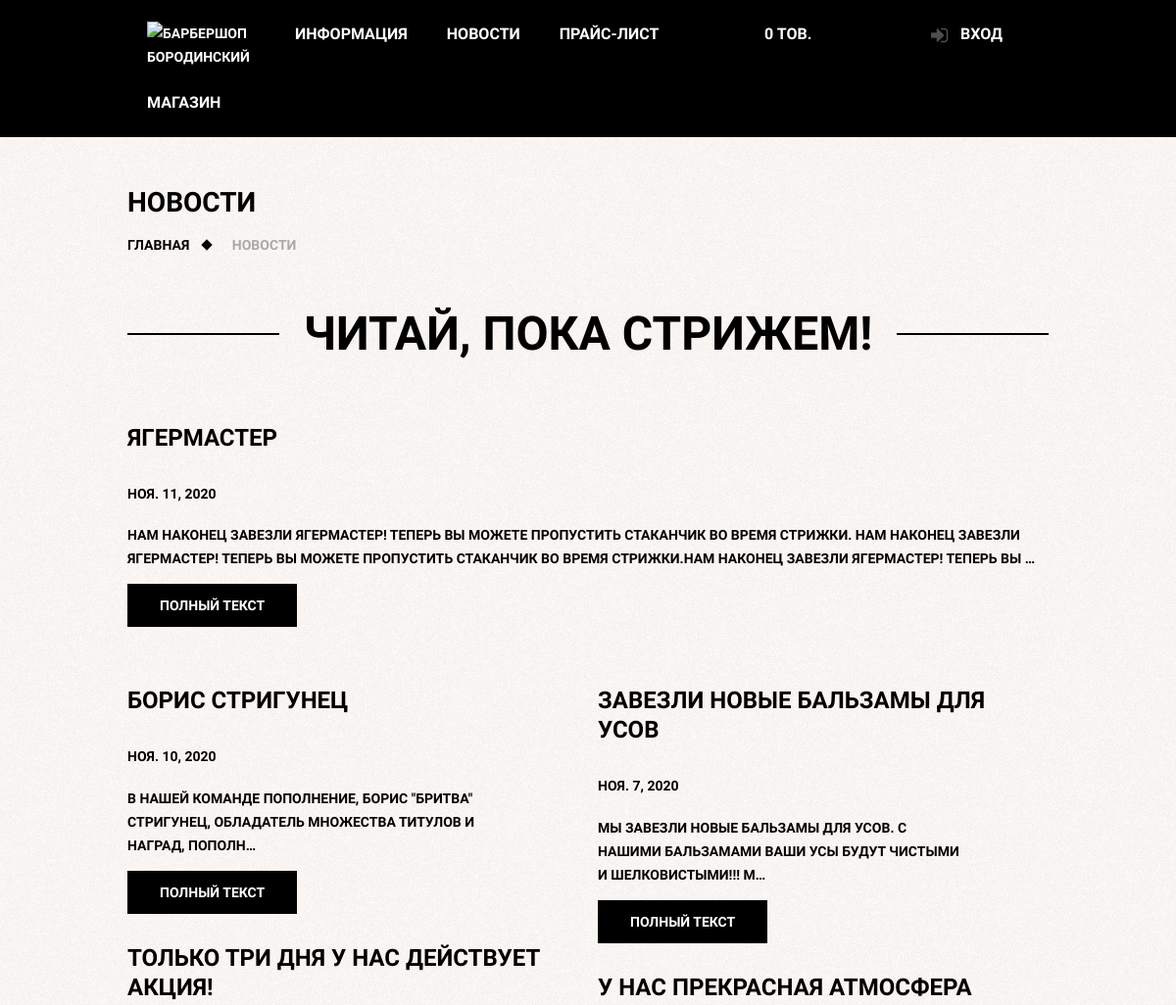
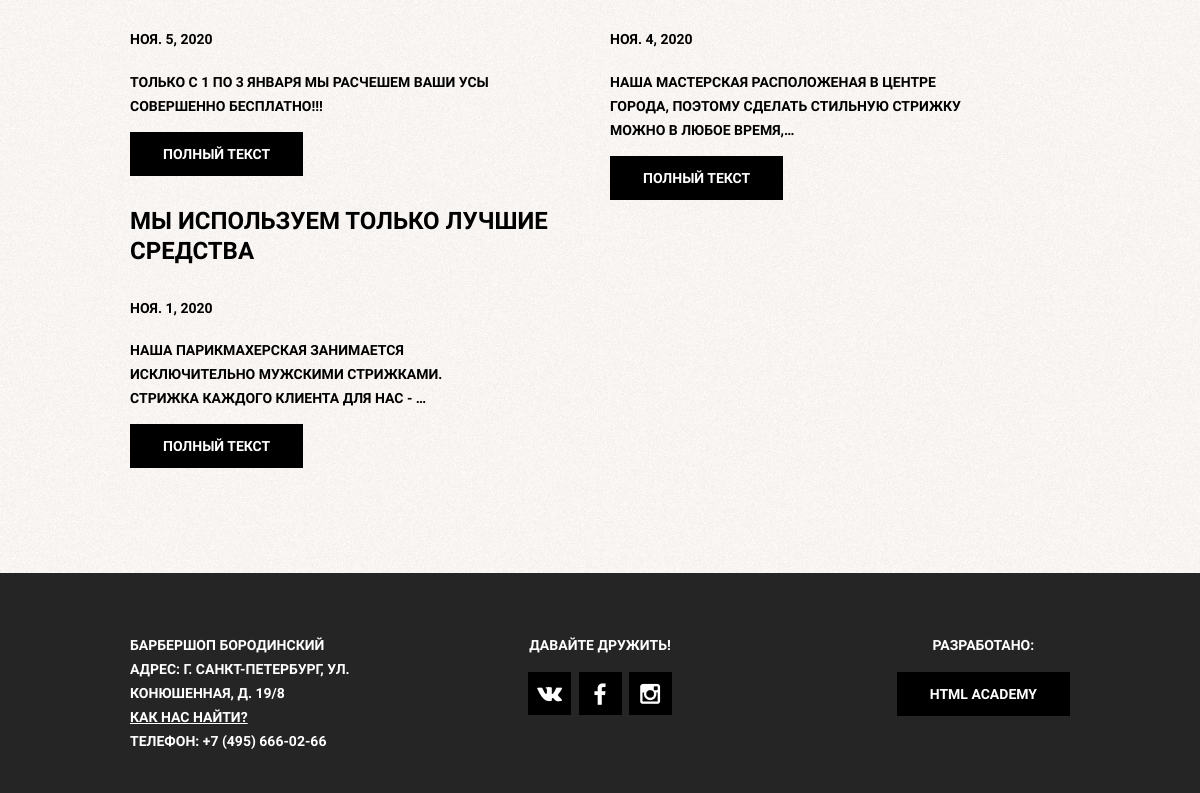
Page /news/ on the committed database (2 pictures, top to bottom).
### barber_app/models.py (models this page shows, shortened)
class News(models.Model):
	title = models.CharField(max_length=250, db_index=True)
	slug = models.SlugField(max_length=250, unique=True)
	body = RichTextUploadingField(blank=True, null=True)
	date = models.DateField()
	def get_absolute_url(self):
		return reverse('news_page_url', kwargs={'slug': self.slug})
	class Meta:
		ordering = ['-date']

### barber_app/views.py (the view)
# urls.py: path('news/', all_news_page, name='all_news_url'),
def all_news_page(request):
	all_news = News.objects.all()
	past_news = all_news.first()
	left_news = all_news[1:all_news.count():2]
	right_news = all_news[2:all_news.count():2]
	zip_news = zip(left_news, right_news)
	if all_news.count()%2 == 0:
		first_news = all_news.last()
	content = {'past_news': past_news, 'zip_news': zip_news, 'first_news': first_news}
	return render(request, 'barber_app/news.html', content)

### barber_app/cart.py (called while the page is built)
	def __len__(self):
		return sum(item['quantity'] for item in self.cart.values())

### barber_app/context_processors.py (called while the page is built)
def cart(request):
	return {'cart': Cart(request)}

def loginform(request):
	return {'form': LoginForm}

### barber_app/templates/barber_app/news.html (shortened to what this page needs)
{% extends 'barber_app/barber_base.html' %}
{% load static %}
{% block bodyclass%}
	class="inner-page"
{% endblock %}
{% block content %}
    <h1 class="inner-page-title">
        Новости
    </h1>
    <ul class="breadcrumbs">
        <li><a href="{% url 'main_page_url' %}">Главная</a></li>
        <li class="current">Новости</li>
    </ul>
    <div class="inner-content">
        <div class="big-heading">
            <h2>Читай, пока стрижем!</h2>
        </div>
		<div class="inner-columns clearfix">
			<h2>{{ past_news.title }}</h2>
			<h4>{{ past_news.date }}</h4>
			<p class="short-text">{{ past_news.body|truncatewords:30|safe }}</p>
			<a href="{{ past_news.get_absolute_url }}" class="btn">Полный текст</a>
		</div>
		<div class="inner-columns clearfix">
			{% for lnews, rnews in zip_news %}
				<div class="inner-columns-left">
					<h2>{{ lnews.title }}</h2>
					<h4>{{ lnews.date }}</h4>
					<p class="short-text"> {{ lnews.body|truncatechars:100 }}</p>
					<a href="{{ lnews.get_absolute_url }}" class="btn">Полный текст</a>
				</div>
				<div class="inner-columns-right">
					<h2>{{ rnews.title }}</h2>
					<h4>{{ rnews.date }}</h4>
					<p class="short-text"> {{ rnews.body|truncatechars:100 }}</p>
					<a href="{{ rnews.get_absolute_url }}" class="btn">Полный текст</a>
				</div>
			{% endfor %}
			{% if first_news %}
				<div class="inner-columns-left">
					<h2>{{ first_news.title }}</h2>
					<h4>{{ first_news.date }}</h4>
					<p class="short-text"> {{ first_news.body|truncatechars:100 }}</p>
					<a href="{{ first_news.get_absolute_url }}" class="btn">Полный текст</a>
				</div>
			{% endif %}
        </div>
    </div>
{% endblock %}

### barber_app/static/css/style.css (style rules this page uses)
html, body { margin: 0; padding: 0; }
body { min-width: 960px; font-weight: 700; font-size: 14px; line-height: 24px; font-family: "PT Sans Narrow", "Arial", sans-serif; color: #ffffff; text-transform: uppercase; background: #000000 url(../images/tint.png) no-repeat center top; }
.inner-page { color: #000000; background: #f8f3f0 url(../images/pattern-white.jpg) repeat; }
.clearfix::after { content: ""; display: table; clear: both; }
.btn { display: inline-block; padding: 10px 33px; margin-right: 16px; font-weight: 700; font-size: 14px; line-height: 24px; font-family: "PT Sans Narrow", "Arial", sans-serif; text-transform: uppercase; text-decoration: none; vertical-align: top; text-align: center; color: #ffffff; background-color: #000000; border: none; outline: none; cursor: pointer; }
.breadcrumbs { margin: 0; padding: 0; list-style: none; }
.breadcrumbs li { position: relative; display: inline; padding-right: 40px; }
.breadcrumbs a { color: #000000; text-decoration: none; }
.breadcrumbs .current { color: #aba9a7; }
.breadcrumbs li::after { content: ""; position: absolute; top: 4px; right: 18px; width: 8px; height: 8px; background-color: #000000; transform: rotate(45deg); }
.breadcrumbs .current::after { content: none; }
.inner-content { margin-bottom: 75px; }
.inner-content h2 { margin-top: 60px; margin-bottom: 30px; font-size: 24px; line-height: 30px; }
.inner-content p { margin: 14px 0; }
.big-heading { margin-top: 55px; margin-bottom: 65px; text-align: center; }
.big-heading h2 { position: relative; display: inline; z-index: 2; margin: 0; padding:0 25px; font-size: 48px; line-height: 48px; text-align: center; background: #f5f3f0 url(../images/pattern-white.jpg) repeat; }
.big-heading::after { content: ""; position: relative; top: -25px; z-index: 1; display: block; border-bottom: 2px solid #000000; }
.inner-columns { margin: 60px 0; }
.inner-columns-left, .inner-columns-right { width: 460px; padding-bottom: 30px; }
.inner-columns-left { float: left; }
.inner-columns-right { float: right; }
.inner-columns-left *:first-child, .inner-columns-right *:first-child { margin-top: 0; }
.inner-columns-left *:last-child, .inner-columns-right *:last-child { margin-bottom: 0; }
.short-text { padding-right: 80px; }

### rows in the picture
News: title "ЯГЕРМАСТЕР", date "НОЯ. 11, 2020", body "НАМ НАКОНЕЦ ЗАВЕЗЛИ ЯГЕРМАСТЕР! ТЕПЕРЬ ВЫ МОЖЕТЕ ПРОПУСТИТЬ СТАКАНЧИК ВО ВРЕМЯ СТРИЖКИ. НАМ НАКОНЕЦ ЗАВЕЗЛИ ЯГЕРМАСТЕР! ТЕПЕРЬ ВЫ МОЖЕТЕ ПРОПУСТИТЬ СТАКАНЧИК ВО ВРЕМЯ СТРИЖКИ.НАМ НАКОНЕЦ ЗАВЕЗЛИ ЯГЕРМАСТЕР! ТЕПЕРЬ ВЫ …"
News: title "БОРИС СТРИГУНЕЦ", date "НОЯ. 10, 2020", body "В НАШЕЙ КОМАНДЕ ПОПОЛНЕНИЕ, БОРИС \"БРИТВА\" СТРИГУНЕЦ, ОБЛАДАТЕЛЬ МНОЖЕСТВА ТИТУЛОВ И НАГРАД, ПОПОЛН…", title "ЗАВЕЗЛИ НОВЫЕ БАЛЬЗАМЫ ДЛЯ УСОВ", date "НОЯ. 7, 2020", body "МЫ ЗАВЕЗЛИ НОВЫЕ БАЛЬЗАМЫ ДЛЯ УСОВ. С НАШИМИ БАЛЬЗАМАМИ ВАШИ УСЫ БУДУТ ЧИСТЫМИ И ШЕЛКОВИСТЫМИ!!! М…"
News: title "ТОЛЬКО ТРИ ДНЯ У НАС ДЕЙСТВУЕТ АКЦИЯ!", date "НОЯ. 5, 2020", body "ТОЛЬКО С 1 ПО 3 ЯНВАРЯ МЫ РАСЧЕШЕМ ВАШИ УСЫ СОВЕРШЕННО БЕСПЛАТНО!!!", title "У НАС ПРЕКРАСНАЯ АТМОСФЕРА", date "НОЯ. 4, 2020", body "НАША МАСТЕРСКАЯ РАСПОЛОЖЕНАЯ В ЦЕНТРЕ ГОРОДА, ПОЭТОМУ СДЕЛАТЬ СТИЛЬНУЮ СТРИЖКУ МОЖНО В ЛЮБОЕ ВРЕМЯ,…"
News: title "МЫ ИСПОЛЬЗУЕМ ТОЛЬКО ЛУЧШИЕ СРЕДСТВА", date "НОЯ. 1, 2020", body "НАША ПАРИКМАХЕРСКАЯ ЗАНИМАЕТСЯ ИСКЛЮЧИТЕЛЬНО МУЖСКИМИ СТРИЖКАМИ. СТРИЖКА КАЖДОГО КЛИЕНТА ДЛЯ НАС - …"
